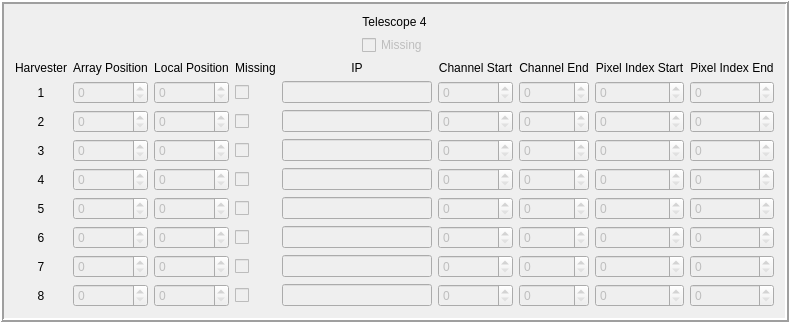
             <widget class="QFrame" name="t4_state_frame">
              <property name="frameShape">
               <enum>QFrame::Box</enum>
              </property>
              <property name="frameShadow">
               <enum>QFrame::Raised</enum>
              </property>
              <property name="lineWidth">
               <number>2</number>
              </property>
              <layout class="QVBoxLayout" name="verticalLayout_20">
               <item>
                <widget class="QLabel" name="t4_state_telescope_label">
                 <property name="text">
                  <string>Telescope 4</string>
                 </property>
                 <property name="alignment">
                  <set>Qt::AlignCenter</set>
                 </property>
                </widget>
               </item>
               <item>
                <layout class="QHBoxLayout" name="t4_state_h_layout">
                 <item>
                  <spacer name="t4_state_left_hspacer">
                   <property name="orientation">
                    <enum>Qt::Horizontal</enum>
                   </property>
                   <property name="sizeHint" stdset="0">
                    <size>
                     <width>40</width>
                     <height>20</height>
                    </size>
                   </property>
                  </spacer>
                 </item>
                 <item>
                  <widget class="QCheckBox" name="t4_state_telescope_missing_check">
                   <property name="enabled">
                    <bool>false</bool>
                   </property>
                   <property name="text">
                    <string>Missing</string>
                   </property>
                  </widget>
                 </item>
                 <item>
                  <spacer name="t4_state_right_hspacer">
                   <property name="orientation">
                    <enum>Qt::Horizontal</enum>
                   </property>
                   <property name="sizeHint" stdset="0">
                    <size>
                     <width>40</width>
                     <height>20</height>
                    </size>
                   </property>
                  </spacer>
                 </item>
                </layout>
               </item>
               <item>
                <layout class="QGridLayout" name="t4_state_grid_layout">
                 <item row="0" column="6">
                  <widget class="QLabel" name="t4_state_channel_end_label">
                   <property name="text">
                    <string>Channel End</string>
                   </property>
                   <property name="alignment">
                    <set>Qt::AlignCenter</set>
                   </property>
                  </widget>
                 </item>
                 <item row="0" column="7">
                  <widget class="QLabel" name="t4_state_pixel_index_start_label">
                   <property name="text">
                    <string>Pixel Index Start</string>
                   </property>
                   <property name="alignment">
                    <set>Qt::AlignCenter</set>
                   </property>
                  </widget>
                 </item>
                 <item row="0" column="0">
                  <widget class="QLabel" name="t4_state_harvester_label">
                   <property name="text">
                    <string>Harvester</string>
                   </property>
                   <property name="alignment">
                    <set>Qt::AlignCenter</set>
                   </property>
                  </widget>
                 </item>
                 <item row="0" column="8">
                  <widget class="QLabel" name="t4_state_pixel_index_end_label">
                   <property name="text">
                    <string>Pixel Index End</string>
                   </property>
                   <property name="alignment">
                    <set>Qt::AlignCenter</set>
                   </property>
                  </widget>
                 </item>
                 <item row="5" column="0">
                  <widget class="QLabel" name="t4_state_harvester_label_5">
                   <property name="text">
                    <string>5</string>
                   </property>
                   <property name="alignment">
                    <set>Qt::AlignCenter</set>
                   </property>
                  </widget>
                 </item>
                 <item row="0" column="1">
                  <widget class="QLabel" name="t4_state_array_position_label">
                   <property name="text">
                    <string>Array Position</string>
                   </property>
                   <property name="alignment">
                    <set>Qt::AlignCenter</set>
                   </property>
                  </widget>
                 </item>
                 <item row="0" column="3">
                  <widget class="QLabel" name="t4_state_missing_label">
                   <property name="text">
                    <string>Missing</string>
                   </property>
                   <property name="alignment">
                    <set>Qt::AlignCenter</set>
                   </property>
                  </widget>
                 </item>
                 <item row="0" column="4">
                  <widget class="QLabel" name="t4_state_ip_label">
                   <property name="text">
                    <string>IP</string>
                   </property>
                   <property name="alignment">
                    <set>Qt::AlignCenter</set>
                   </property>
                  </widget>
                 </item>
                 <item row="7" column="0">
                  <widget class="QLabel" name="t4_state_harvester_label_7">
                   <property name="text">
                    <string>7</string>
                   </property>
                   <property name="alignment">
                    <set>Qt::AlignCenter</set>
                   </property>
                  </widget>
                 </item>
                 <item row="3" column="0">
                  <widget class="QLabel" name="t4_state_harvester_label_3">
                   <property name="text">
                    <string>3</string>
                   </property>
                   <property name="alignment">
                    <set>Qt::AlignCenter</set>
                   </property>
                  </widget>
                 </item>
                 <item row="2" column="0">
                  <widget class="QLabel" name="t4_state_harvester_label_2">
                   <property name="text">
                    <string>2</string>
                   </property>
                   <property name="alignment">
                    <set>Qt::AlignCenter</set>
                   </property>
                  </widget>
                 </item>
                 <item row="0" column="2">
                  <widget class="QLabel" name="t4_state_local_position_label">
                   <property name="text">
                    <string>Local Position</string>
                   </property>
                   <property name="alignment">
                    <set>Qt::AlignCenter</set>
                   </property>
                  </widget>
                 </item>
                 <item row="1" column="0">
                  <widget class="QLabel" name="t4_state_harvester_label_1">
                   <property name="text">
                    <string>1</string>
                   </property>
                   <property name="alignment">
                    <set>Qt::AlignCenter</set>
                   </property>
                  </widget>
                 </item>
                 <item row="0" column="5">
                  <widget class="QLabel" name="t4_state_channel_start_label">
                   <property name="text">
                    <string>Channel Start</string>
                   </property>
                   <property name="alignment">
                    <set>Qt::AlignCenter</set>
                   </property>
                  </widget>
                 </item>
                 <item row="8" column="0">
                  <widget class="QLabel" name="t4_state_harvester_label_8">
                   <property name="text">
                    <string>8</string>
                   </property>
                   <property name="alignment">
                    <set>Qt::AlignCenter</set>
                   </property>
                  </widget>
                 </item>
                 <item row="6" column="0">
                  <widget class="QLabel" name="t4_state_harvester_label_6">
                   <property name="text">
                    <string>6</string>
                   </property>
                   <property name="alignment">
                    <set>Qt::AlignCenter</set>
                   </property>
                  </widget>
                 </item>
                 <item row="4" column="0">
                  <widget class="QLabel" name="t4_state_harvester_label_4">
                   <property name="text">
                    <string>4</string>
                   </property>
                   <property name="alignment">
                    <set>Qt::AlignCenter</set>
                   </property>
                  </widget>
                 </item>
                 <item row="1" column="1">
                  <widget class="QSpinBox" name="t4_state_array_position_spin_1">
                   <property name="enabled">
                    <bool>false</bool>
                   </property>
                  </widget>
                 </item>
                 <item row="2" column="1">
                  <widget class="QSpinBox" name="t4_state_array_position_spin_2">
                   <property name="enabled">
                    <bool>false</bool>
                   </property>
                  </widget>
                 </item>
                 <item row="3" column="1">
                  <widget class="QSpinBox" name="t4_state_array_position_spin_3">
                   <property name="enabled">
                    <bool>false</bool>
                   </property>
                  </widget>
                 </item>
                 <item row="4" column="1">
                  <widget class="QSpinBox" name="t4_state_array_position_spin_4">
                   <property name="enabled">
                    <bool>false</bool>
                   </property>
                  </widget>
                 </item>
                 <item row="5" column="1">
                  <widget class="QSpinBox" name="t4_state_array_position_spin_5">
                   <property name="enabled">
                    <bool>false</bool>
                   </property>
                  </widget>
                 </item>
                 <item row="6" column="1">
                  <widget class="QSpinBox" name="t4_state_array_position_spin_6">
                   <property name="enabled">
                    <bool>false</bool>
                   </property>
                  </widget>
                 </item>
                 <item row="7" column="1">
                  <widget class="QSpinBox" name="t4_state_array_position_spin_7">
                   <property name="enabled">
                    <bool>false</bool>
                   </property>
                  </widget>
                 </item>
                 <item row="8" column="1">
                  <widget class="QSpinBox" name="t4_state_array_position_spin_8">
                   <property name="enabled">
                    <bool>false</bool>
                   </property>
                  </widget>
                 </item>
                 <item row="1" column="2">
                  <widget class="QSpinBox" name="t4_state_local_position_spin_1">
                   <property name="enabled">
                    <bool>false</bool>
                   </property>
                  </widget>
                 </item>
                 <item row="2" column="2">
                  <widget class="QSpinBox" name="t4_state_local_position_spin_2">
                   <property name="enabled">
                    <bool>false</bool>
                   </property>
                  </widget>
                 </item>
                 <item row="3" column="2">
                  <widget class="QSpinBox" name="t4_state_local_position_spin_3">
                   <property name="enabled">
                    <bool>false</bool>
                   </property>
                  </widget>
                 </item>
                 <item row="4" column="2">
                  <widget class="QSpinBox" name="t4_state_local_position_spin_4">
                   <property name="enabled">
                    <bool>false</bool>
                   </property>
                  </widget>
                 </item>
                 <item row="5" column="2">
                  <widget class="QSpinBox" name="t4_state_local_position_spin_5">
                   <property name="enabled">
                    <bool>false</bool>
                   </property>
                  </widget>
                 </item>
                 <item row="6" column="2">
                  <widget class="QSpinBox" name="t4_state_local_position_spin_6">
                   <property name="enabled">
                    <bool>false</bool>
                   </property>
                  </widget>
                 </item>
                 <item row="7" column="2">
                  <widget class="QSpinBox" name="t4_state_local_position_spin_7">
                   <property name="enabled">
                    <bool>false</bool>
                   </property>
                  </widget>
                 </item>
                 <item row="8" column="2">
                  <widget class="QSpinBox" name="t4_state_local_position_spin_8">
                   <property name="enabled">
                    <bool>false</bool>
                   </property>
                  </widget>
                 </item>
                 <item row="1" column="5">
                  <widget class="QSpinBox" name="t4_state_channel_start_spin_1">
                   <property name="enabled">
                    <bool>false</bool>
                   </property>
                   <property name="maximum">
                    <number>999</number>
                   </property>
                  </widget>
                 </item>
                 <item row="2" column="5">
                  <widget class="QSpinBox" name="t4_state_channel_start_spin_2">
                   <property name="enabled">
                    <bool>false</bool>
                   </property>
                   <property name="maximum">
                    <number>999</number>
                   </property>
                  </widget>
                 </item>
                 <item row="3" column="5">
                  <widget class="QSpinBox" name="t4_state_channel_start_spin_3">
                   <property name="enabled">
                    <bool>false</bool>
                   </property>
                   <property name="maximum">
                    <number>999</number>
                   </property>
                  </widget>
                 </item>
                 <item row="4" column="5">
                  <widget class="QSpinBox" name="t4_state_channel_start_spin_4">
                   <property name="enabled">
                    <bool>false</bool>
                   </property>
                   <property name="maximum">
                    <number>999</number>
                   </property>
                  </widget>
                 </item>
                 <item row="5" column="5">
                  <widget class="QSpinBox" name="t4_state_channel_start_spin_5">
                   <property name="enabled">
                    <bool>false</bool>
                   </property>
                   <property name="maximum">
                    <number>999</number>
                   </property>
                  </widget>
                 </item>
                 <item row="6" column="5">
                  <widget class="QSpinBox" name="t4_state_channel_start_spin_6">
                   <property name="enabled">
                    <bool>false</bool>
                   </property>
                   <property name="maximum">
                    <number>999</number>
                   </property>
                  </widget>
                 </item>
                 <item row="7" column="5">
                  <widget class="QSpinBox" name="t4_state_channel_start_spin_7">
                   <property name="enabled">
                    <bool>false</bool>
                   </property>
                   <property name="maximum">
                    <number>999</number>
                   </property>
                  </widget>
                 </item>
                 <item row="8" column="5">
                  <widget class="QSpinBox" name="t4_state_channel_start_spin_8">
                   <property name="enabled">
                    <bool>false</bool>
                   </property>
                   <property name="maximum">
                    <number>999</number>
                   </property>
                  </widget>
                 </item>
                 <item row="1" column="6">
                  <widget class="QSpinBox" name="t4_state_channel_end_spin_1">
                   <property name="enabled">
                    <bool>false</bool>
                   </property>
                   <property name="maximum">
                    <number>999</number>
                   </property>
                  </widget>
                 </item>
                 <item row="2" column="6">
                  <widget class="QSpinBox" name="t4_state_channel_end_spin_2">
                   <property name="enabled">
                    <bool>false</bool>
                   </property>
                   <property name="maximum">
                    <number>999</number>
                   </property>
                  </widget>
                 </item>
                 <item row="3" column="6">
                  <widget class="QSpinBox" name="t4_state_channel_end_spin_3">
                   <property name="enabled">
                    <bool>false</bool>
                   </property>
                   <property name="maximum">
                    <number>999</number>
                   </property>
                  </widget>
                 </item>
                 <item row="4" column="6">
                  <widget class="QSpinBox" name="t4_state_channel_end_spin_4">
                   <property name="enabled">
                    <bool>false</bool>
                   </property>
                   <property name="maximum">
                    <number>999</number>
                   </property>
                  </widget>
                 </item>
                 <item row="5" column="6">
                  <widget class="QSpinBox" name="t4_state_channel_end_spin_5">
                   <property name="enabled">
                    <bool>false</bool>
                   </property>
                   <property name="maximum">
                    <number>999</number>
                   </property>
                  </widget>
                 </item>
                 <item row="6" column="6">
                  <widget class="QSpinBox" name="t4_state_channel_end_spin_6">
                   <property name="enabled">
                    <bool>false</bool>
                   </property>
                   <property name="maximum">
                    <number>999</number>
                   </property>
                  </widget>
                 </item>
                 <item row="7" column="6">
                  <widget class="QSpinBox" name="t4_state_channel_end_spin_7">
                   <property name="enabled">
                    <bool>false</bool>
                   </property>
                   <property name="maximum">
                    <number>999</number>
                   </property>
                  </widget>
                 </item>
                 <item row="8" column="6">
                  <widget class="QSpinBox" name="t4_state_channel_end_spin_8">
                   <property name="enabled">
                    <bool>false</bool>
                   </property>
                   <property name="maximum">
                    <number>999</number>
                   </property>
                  </widget>
                 </item>
                 <item row="1" column="7">
                  <widget class="QSpinBox" name="t4_state_pixel_index_start_spin_1">
                   <property name="enabled">
                    <bool>false</bool>
                   </property>
                   <property name="maximum">
                    <number>999</number>
                   </property>
                  </widget>
                 </item>
                 <item row="2" column="7">
                  <widget class="QSpinBox" name="t4_state_pixel_index_start_spin_2">
                   <property name="enabled">
                    <bool>false</bool>
                   </property>
                   <property name="maximum">
                    <number>999</number>
                   </property>
                  </widget>
                 </item>
                 <item row="3" column="7">
                  <widget class="QSpinBox" name="t4_state_pixel_index_start_spin_3">
                   <property name="enabled">
                    <bool>false</bool>
                   </property>
                   <property name="maximum">
                    <number>999</number>
                   </property>
                  </widget>
                 </item>
                 <item row="4" column="7">
                  <widget class="QSpinBox" name="t4_state_pixel_index_start_spin_4">
                   <property name="enabled">
                    <bool>false</bool>
                   </property>
                   <property name="maximum">
                    <number>999</number>
                   </property>
                  </widget>
                 </item>
                 <item row="5" column="7">
                  <widget class="QSpinBox" name="t4_state_pixel_index_start_spin_5">
                   <property name="enabled">
                    <bool>false</bool>
                   </property>
                   <property name="maximum">
                    <number>999</number>
                   </property>
                  </widget>
                 </item>
                 <item row="6" column="7">
                  <widget class="QSpinBox" name="t4_state_pixel_index_start_spin_6">
                   <property name="enabled">
                    <bool>false</bool>
                   </property>
                   <property name="maximum">
                    <number>999</number>
                   </property>
                  </widget>
                 </item>
                 <item row="7" column="7">
                  <widget class="QSpinBox" name="t4_state_pixel_index_start_spin_7">
                   <property name="enabled">
                    <bool>false</bool>
                   </property>
                   <property name="maximum">
                    <number>999</number>
                   </property>
                  </widget>
                 </item>
                 <item row="8" column="7">
                  <widget class="QSpinBox" name="t4_state_pixel_index_start_spin_8">
                   <property name="enabled">
                    <bool>false</bool>
                   </property>
                   <property name="maximum">
                    <number>999</number>
                   </property>
                  </widget>
                 </item>
                 <item row="1" column="8">
                  <widget class="QSpinBox" name="t4_state_pixel_index_end_spin_1">
                   <property name="enabled">
                    <bool>false</bool>
                   </property>
                   <property name="maximum">
                    <number>999</number>
                   </property>
                  </widget>
                 </item>
                 <item row="2" column="8">
                  <widget class="QSpinBox" name="t4_state_pixel_index_end_spin_2">
                   <property name="enabled">
                    <bool>false</bool>
                   </property>
                   <property name="maximum">
                    <number>999</number>
                   </property>
                  </widget>
                 </item>
                 <item row="3" column="8">
                  <widget class="QSpinBox" name="t4_state_pixel_index_end_spin_3">
                   <property name="enabled">
                    <bool>false</bool>
                   </property>
                   <property name="maximum">
                    <number>999</number>
                   </property>
                  </widget>
                 </item>
                 <item row="4" column="8">
                  <widget class="QSpinBox" name="t4_state_pixel_index_end_spin_4">
                   <property name="enabled">
                    <bool>false</bool>
                   </property>
                   <property name="maximum">
                    <number>999</number>
                   </property>
                  </widget>
                 </item>
                 <item row="5" column="8">
                  <widget class="QSpinBox" name="t4_state_pixel_index_end_spin_5">
                   <property name="enabled">
                    <bool>false</bool>
                   </property>
                   <property name="maximum">
                    <number>999</number>
                   </property>
                  </widget>
                 </item>
                 <item row="6" column="8">
                  <widget class="QSpinBox" name="t4_state_pixel_index_end_spin_6">
                   <property name="enabled">
                    <bool>false</bool>
                   </property>
                   <property name="maximum">
                    <number>999</number>
                   </property>
                  </widget>
                 </item>
                 <item row="7" column="8">
                  <widget class="QSpinBox" name="t4_state_pixel_index_end_spin_7">
                   <property name="enabled">
                    <bool>false</bool>
                   </property>
                   <property name="maximum">
                    <number>999</number>
                   </property>
                  </widget>
                 </item>
                 <item row="8" column="8">
                  <widget class="QSpinBox" name="t4_state_pixel_index_end_spin_8">
                   <property name="enabled">
                    <bool>false</bool>
                   </property>
                   <property name="maximum">
                    <number>999</number>
                   </property>
                  </widget>
                 </item>
                 <item row="1" column="3">
                  <widget class="QCheckBox" name="t4_state_harvester_missing_check_1">
                   <property name="enabled">
                    <bool>false</bool>
                   </property>
                   <property name="text">
                    <string/>
                   </property>
                  </widget>
                 </item>
                 <item row="2" column="3">
                  <widget class="QCheckBox" name="t4_state_harvester_missing_check_2">
                   <property name="enabled">
                    <bool>false</bool>
                   </property>
                   <property name="text">
                    <string/>
                   </property>
                  </widget>
                 </item>
                 <item row="3" column="3">
                  <widget class="QCheckBox" name="t4_state_harvester_missing_check_3">
                   <property name="enabled">
                    <bool>false</bool>
                   </property>
                   <property name="text">
                    <string/>
                   </property>
                  </widget>
                 </item>
                 <item row="4" column="3">
                  <widget class="QCheckBox" name="t4_state_harvester_missing_check_4">
                   <property name="enabled">
                    <bool>false</bool>
                   </property>
                   <property name="text">
                    <string/>
                   </property>
                  </widget>
                 </item>
                 <item row="5" column="3">
                  <widget class="QCheckBox" name="t4_state_harvester_missing_check_5">
                   <property name="enabled">
                    <bool>false</bool>
                   </property>
                   <property name="text">
                    <string/>
                   </property>
                  </widget>
                 </item>
                 <item row="6" column="3">
                  <widget class="QCheckBox" name="t4_state_harvester_missing_check_6">
                   <property name="enabled">
                    <bool>false</bool>
                   </property>
                   <property name="text">
                    <string/>
                   </property>
                  </widget>
                 </item>
                 <item row="7" column="3">
                  <widget class="QCheckBox" name="t4_state_harvester_missing_check_7">
                   <property name="enabled">
                    <bool>false</bool>
                   </property>
                   <property name="text">
                    <string/>
                   </property>
                  </widget>
                 </item>
                 <item row="8" column="3">
                  <widget class="QCheckBox" name="t4_state_harvester_missing_check_8">
                   <property name="enabled">
                    <bool>false</bool>
                   </property>
                   <property name="text">
                    <string/>
                   </property>
                  </widget>
                 </item>
                 <item row="1" column="4">
                  <widget class="QLineEdit" name="t4_state_ip_line_1">
                   <property name="enabled">
                    <bool>false</bool>
                   </property>
                   <property name="minimumSize">
                    <size>
                     <width>150</width>
                     <height>0</height>
                    </size>
                   </property>
                  </widget>
                 </item>
                 <item row="2" column="4">
                  <widget class="QLineEdit" name="t4_state_ip_line_2">
                   <property name="enabled">
                    <bool>false</bool>
                   </property>
                   <property name="minimumSize">
                    <size>
                     <width>150</width>
                     <height>0</height>
                    </size>
                   </property>
                  </widget>
                 </item>
                 <item row="3" column="4">
                  <widget class="QLineEdit" name="t4_state_ip_line_3">
                   <property name="enabled">
                    <bool>false</bool>
                   </property>
                   <property name="minimumSize">
                    <size>
                     <width>150</width>
                     <height>0</height>
                    </size>
                   </property>
                  </widget>
                 </item>
                 <item row="4" column="4">
                  <widget class="QLineEdit" name="t4_state_ip_line_4">
                   <property name="enabled">
                    <bool>false</bool>
                   </property>
                   <property name="minimumSize">
                    <size>
                     <width>150</width>
                     <height>0</height>
                    </size>
                   </property>
                  </widget>
                 </item>
                 <item row="5" column="4">
                  <widget class="QLineEdit" name="t4_state_ip_line_5">
                   <property name="enabled">
                    <bool>false</bool>
                   </property>
                   <property name="minimumSize">
                    <size>
                     <width>150</width>
                     <height>0</height>
                    </size>
                   </property>
                  </widget>
                 </item>
                 <item row="6" column="4">
                  <widget class="QLineEdit" name="t4_state_ip_line_6">
                   <property name="enabled">
                    <bool>false</bool>
                   </property>
                   <property name="minimumSize">
                    <size>
                     <width>150</width>
                     <height>0</height>
                    </size>
                   </property>
                  </widget>
                 </item>
                 <item row="7" column="4">
                  <widget class="QLineEdit" name="t4_state_ip_line_7">
                   <property name="enabled">
                    <bool>false</bool>
                   </property>
                   <property name="minimumSize">
                    <size>
                     <width>150</width>
                     <height>0</height>
                    </size>
                   </property>
                  </widget>
                 </item>
                 <item row="8" column="4">
                  <widget class="QLineEdit" name="t4_state_ip_line_8">
                   <property name="enabled">
                    <bool>false</bool>
                   </property>
                   <property name="minimumSize">
                    <size>
                     <width>150</width>
                     <height>0</height>
                    </size>
                   </property>
                  </widget>
                 </item>
                </layout>
               </item>
              </layout>
             </widget>
